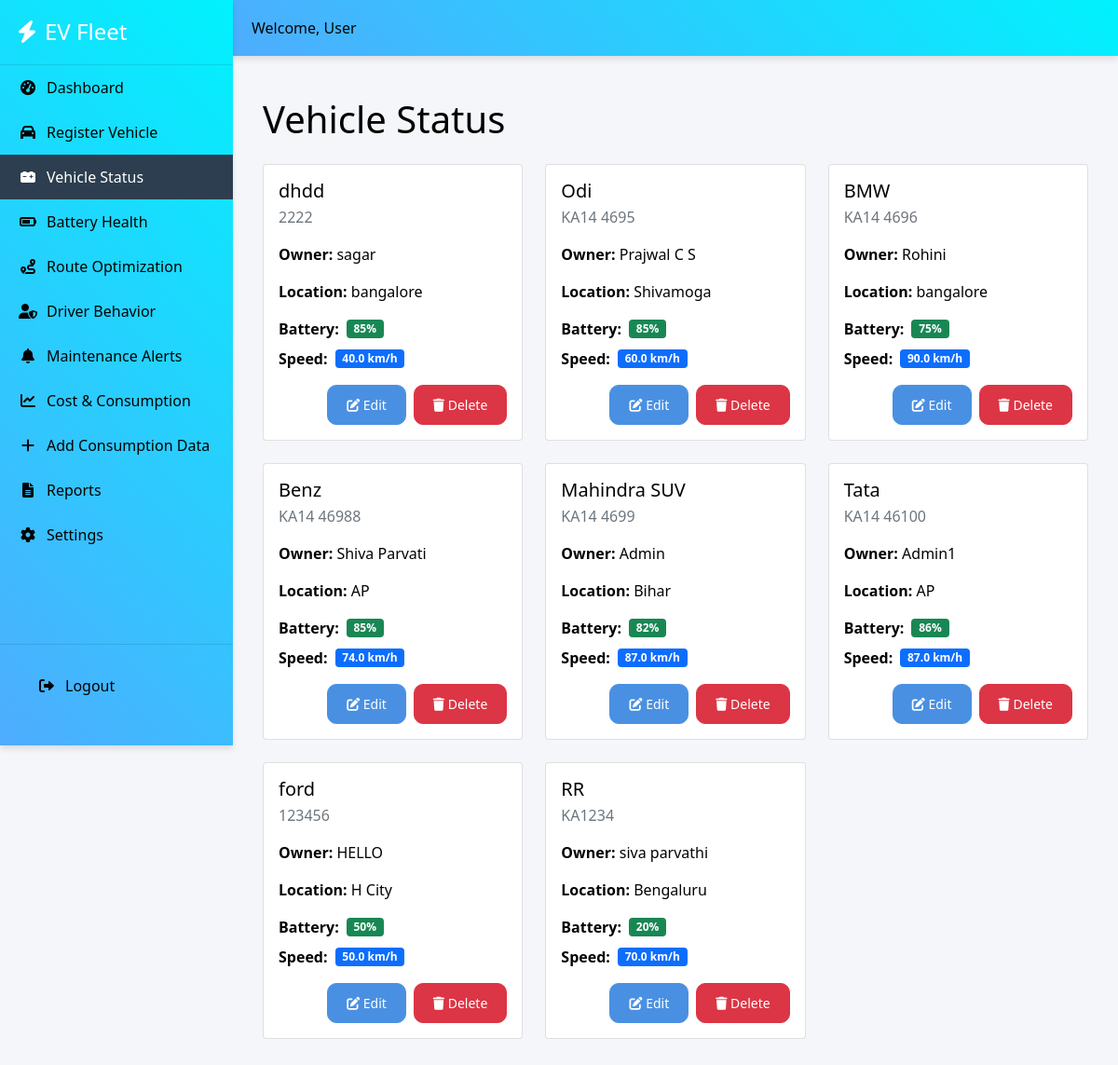
/vehicle_status, run on an earlier commit of the app's database.
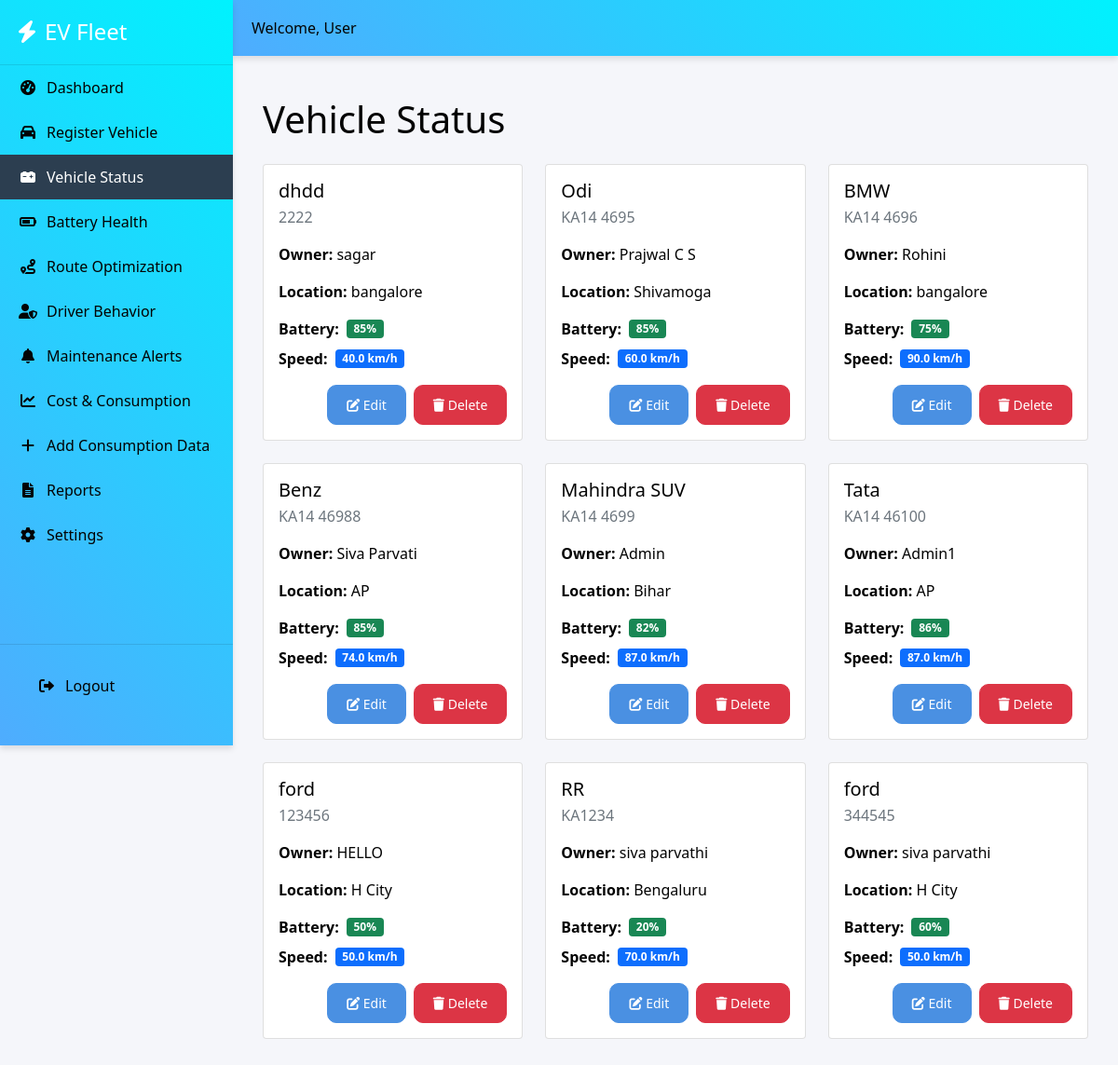
And on a later commit of the database.
### app.py (models this page shows)
class Vehicle(db.Model):
    id = db.Column(db.Integer, primary_key=True)
    vehicle_name = db.Column(db.String(100), nullable=False)
    vehicle_number = db.Column(db.String(50), unique=True, nullable=False)
    owner_name = db.Column(db.String(100), nullable=False)
    battery_status = db.Column(db.Integer, nullable=False)
    location = db.Column(db.String(200), nullable=False)
    speed = db.Column(db.Float, nullable=False)

### app.py (the view)
@app.route('/vehicle_status')
def vehicle_status():
    vehicles = Vehicle.query.all()
    return render_template('vehicle_status.html', vehicles=vehicles)

### templates/vehicle_status.html (shortened to what this page needs)
{% extends 'base.html' %}
{% block content %}
<div class="container mt-4">
    <h1 class="mb-4">Vehicle Status</h1>
    <div class="row">
        {% for vehicle in vehicles %}
        <div class="col-md-6 col-lg-4 mb-4">
            <div class="card h-100">
                <div class="card-body">
                    <h5 class="card-title">{{ vehicle.vehicle_name }}</h5>
                    <p class="card-subtitle mb-2 text-muted">{{ vehicle.vehicle_number }}</p>
                    <div class="mt-3">
                        <p><strong>Owner:</strong> {{ vehicle.owner_name }}</p>
                        <p><strong>Location:</strong> {{ vehicle.location }}</p>
                        <div class="d-flex align-items-center mb-2">
                            <strong class="me-2">Battery:</strong>
                            <div class="badge bg-success">{{ vehicle.battery_status }}%</div>
                        </div>
                        <div class="d-flex align-items-center">
                            <strong class="me-2">Speed:</strong>
                            <div class="badge bg-primary">{{ vehicle.speed }} km/h</div>
                        </div>
                    </div>
                    <div class="mt-3 d-flex justify-content-end">
                        <button class="btn btn-sm btn-primary me-2" onclick="editVehicle({{ vehicle.id }})">
                            <i class="fas fa-edit"></i> Edit
                        </button>
                        <button class="btn btn-sm btn-danger" onclick="deleteVehicle({{ vehicle.id }})">
                            <i class="fas fa-trash"></i> Delete
                        </button>
                    </div>
                </div>
            </div>
        </div>
        {% endfor %}
    </div>
</div>
{% endblock %}

### templates/base.html (shortened to what this page needs)
<!DOCTYPE html>
<html lang="en">
<head>
    <link href="https://cdn.jsdelivr.net/npm/bootstrap@5.1.3/dist/css/bootstrap.min.css" rel="stylesheet">
    <link rel="stylesheet" href="https://cdnjs.cloudflare.com/ajax/libs/font-awesome/6.0.0/css/all.min.css">
    <link rel="stylesheet" href="{{ url_for('static', filename='css/style.css') }}">
</head>
<body>
    <div class="app-container">
        <nav class="sidebar">
            <div class="sidebar-header">
                <h3><i class="fas fa-bolt"></i> EV Fleet</h3>
            </div>
            <ul class="nav flex-column">
                <li class="nav-item">
                    <a class="nav-link {% if request.endpoint == 'dashboard' %}active{% endif %}"
                       href="{{ url_for('dashboard') }}">
                        <i class="fas fa-tachometer-alt"></i> Dashboard
                    </a>
                </li>
                <li class="nav-item">
                    <a class="nav-link {% if request.endpoint == 'register_vehicle' %}active{% endif %}"
                       href="{{ url_for('register_vehicle') }}">
                        <i class="fas fa-car"></i> Register Vehicle
                    </a>
                </li>
                <li class="nav-item">
                    <a class="nav-link {% if request.endpoint == 'vehicle_status' %}active{% endif %}"
                       href="{{ url_for('vehicle_status') }}">
                        <i class="fas fa-car-battery"></i> Vehicle Status
                    </a>
                </li>
                <li class="nav-item">
                    <a class="nav-link {% if request.endpoint == 'battery_health_status' %}active{% endif %}"
                       href="{{ url_for('battery_health_status') }}">
                        <i class="fas fa-battery-three-quarters"></i> Battery Health
                    </a>
                </li>
                <li class="nav-item">
                    <a class="nav-link {% if request.endpoint == 'route_optimization' %}active{% endif %}"
                       href="{{ url_for('route_optimization') }}">
                        <i class="fas fa-route"></i> Route Optimization
                    </a>
                </li>
                <li class="nav-item">
                    <a class="nav-link {% if request.endpoint == 'driver_behavior' %}active{% endif %}"
                       href="{{ url_for('driver_behavior') }}">
                        <i class="fas fa-user-shield"></i> Driver Behavior
                    </a>
                </li>
                <li class="nav-item">
                    <a class="nav-link {% if request.endpoint == 'maintenance_alerts' %}active{% endif %}"
                       href="{{ url_for('maintenance_alerts') }}">
                        <i class="fas fa-bell"></i> Maintenance Alerts
                    </a>
                </li>
                <li class="nav-item">
                    <a class="nav-link {% if request.endpoint == 'consumption_metrics' %}active{% endif %}"
                       href="{{ url_for('consumption_page') }}">
                        <i class="fas fa-chart-line"></i> Cost & Consumption
                    </a>
                </li>
                <li class="nav-item">
                    <a class="nav-link" href="{{ url_for('add_consumption_page') }}">
                        <i class="fas fa-plus"></i> Add Consumption Data
                    </a>
                </li>
                <li class="nav-item">
                    <a class="nav-link {% if request.endpoint == 'report_generation' %}active{% endif %}"
                       href="{{ url_for('report_generation') }}">
                        <i class="fas fa-file-alt"></i> Reports
                    </a>
                </li>
                <li class="nav-item">
                    <a class="nav-link {% if request.endpoint == 'settings' %}active{% endif %}"
                       href="{{ url_for('settings') }}">
                        <i class="fas fa-cog"></i> Settings
                    </a>
                </li>
            </ul>
            <div class="sidebar-footer">
                <a href="{{ url_for('logout') }}" class="nav-link">
                    <i class="fas fa-sign-out-alt"></i> Logout
                </a>
            </div>
        </nav>
        <main class="main-content">
            <div class="top-bar">
                <div class="user-info">
                    <span>Welcome, {{ session.get('username', 'User') }}</span>
                </div>
            </div>
            <div class="content-wrapper">
                {% block content %}{% endblock %}
            </div>
        </main>
    </div>
</body>
</html>

### static/css/style.css (style rules this page uses)
:root { --primary-color: #4a90e2; --secondary-color: #2c3e50; --success-color: #27ae60; --warning-color: #f39c12; --danger-color: #e74c3c; --background-color: #f5f6fa; --card-background: #ffffff; --text-primary: rgb(3, 3, 3); --text-secondary: #7f8c8d; --shadow: 0 4px 6px rgba(0, 0, 0, 0.1); --border-radius: 10px; --sidebar-width: 250px; --sidebar-collapsed-width: 70px; --topbar-height: 60px; --gradient-primary: linear-gradient(45deg, #4facfe, #00f2fe); --gradient-secondary: linear-gradient(45deg, #f39c12, #e74c3c); --gradient-three: linear-gradient(135deg, #ffffff, #ffecb3); }
body { background-color: var(--background-color); color: var(--text-primary); font-family: 'Segoe UI','Segoe UI Emoji', 'Noto Color Emoji', 'Apple Color Emoji', Tahoma, Geneva, Verdana, sans-serif; margin: 0; padding: 0; overflow-x: hidden; }
.app-container { display: flex; min-height: 100vh; }
.sidebar { width: var(--sidebar-width); background: var(--gradient-primary); box-shadow: var(--shadow); padding: 20px 0; display: flex; flex-direction: column; transition: width 0.3s ease; position: fixed; height: 100vh; z-index: 1000; overflow-y: auto ; }
.sidebar-header { padding: 0 20px 20px; border-bottom: 1px solid rgba(0,0,0,0.1); }
.sidebar-header h3 { color: white; margin: 0; font-size: 1.5rem; display: flex; align-items: center; gap: 10px; }
.sidebar .nav-link { padding: 12px 20px; color: var(--text-primary); display: flex; align-items: center; gap: 10px; transition: all 0.3s ease; }
.sidebar .nav-link:hover, .sidebar .nav-link.active { background: var(--secondary-color); color: white; }
.sidebar .nav-link i { width: 20px; text-align: center; }
.sidebar-footer { margin-top: auto; padding: 20px; border-top: 1px solid rgba(0,0,0,0.1); }
.main-content { flex: 1; margin-left: var(--sidebar-width); transition: margin-left 0.3s ease; min-height: 100vh; background: var(--background-color); }
.top-bar { height: var(--topbar-height); background: var(--gradient-primary); box-shadow: var(--shadow); display: flex; align-items: center; justify-content: space-between; padding: 0 20px; position: sticky; top: 0; z-index: 900; }
.user-info { color: var(--text-primary); font-weight: 500; }
.content-wrapper { padding: 20px; max-width: 1400px; margin: 0 auto; }
.btn { border-radius: var(--border-radius); padding: 10px 20px; font-weight: 500; transition: all 0.3s ease; }
.btn-primary { background-color: var(--primary-color); border-color: var(--primary-color); }

What changed in the data, as far as the page shows it:
changed Vehicle "Benz": owner_name "Shiva Parvati" → "Siva Parvati"
added Vehicle: vehicle_name "ford", vehicle_number "344545", owner_name "siva parvathi", location "H City", battery_status "60", speed "50.0"
